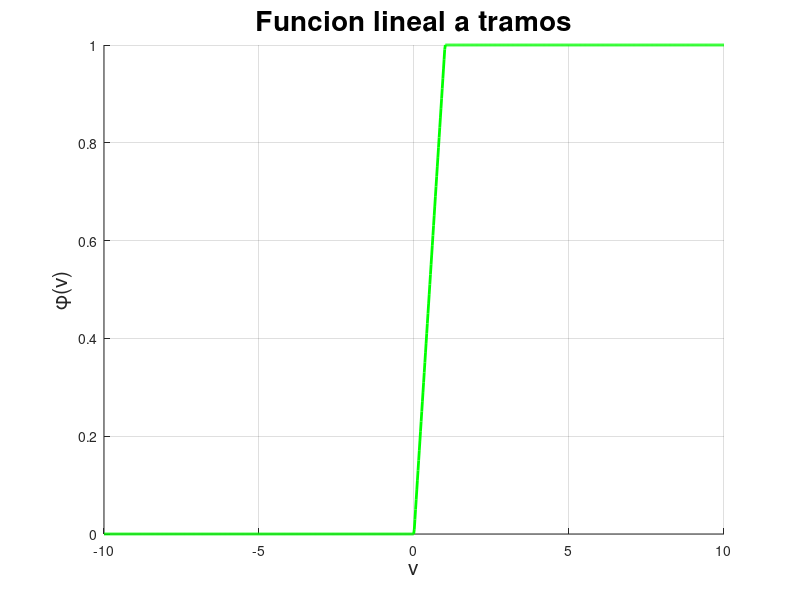

This chart was generated by the following MATLAB code:
% Ian Mu;oz Nu;ez - Funcion 'Lineal a Tramos'

close all
clear
clc

v = linspace(-10, 10, 1000); % Variable independiente

phi = []; % Funcion o variable dependiente
for i= 1:1000
    if v(i) >= 1
        phi(i) = 1;
    elseif v(i) > 0 && v(i) < 1
        phi(i) = v(i);
    else
        phi(i) = 0;
    end
end

figure(1)
hold on
grid on

plot(v, phi, 'g-', 'LineWidth', 2)

title("Funcion lineal a tramos", 'FontSize', 20)
xlabel('v', 'FontSize', 15)
ylabel('\phi(v)', 'FontSize', 15)

